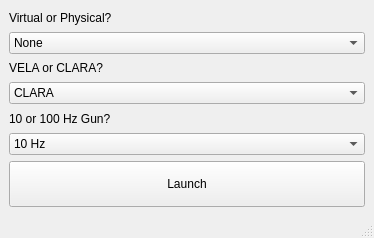
<?xml version="1.0" encoding="UTF-8"?>
<ui version="4.0">
 <class>MainWindow</class>
 <widget class="QMainWindow" name="MainWindow">
  <property name="geometry">
   <rect>
    <x>0</x>
    <y>0</y>
    <width>374</width>
    <height>238</height>
   </rect>
  </property>
  <property name="windowTitle">
   <string>Phase Calibration Launcher</string>
  </property>
  <widget class="QWidget" name="centralwidget">
   <layout class="QGridLayout" name="gridLayout">
    <item row="6" column="0">
     <widget class="QPushButton" name="pushButton">
      <property name="minimumSize">
       <size>
        <width>0</width>
        <height>46</height>
       </size>
      </property>
      <property name="text">
       <string>Launch</string>
      </property>
     </widget>
    </item>
    <item row="3" column="0">
     <widget class="QComboBox" name="comboBox_2">
      <property name="currentIndex">
       <number>1</number>
      </property>
      <item>
       <property name="text">
        <string>VELA</string>
       </property>
      </item>
      <item>
       <property name="text">
        <string>CLARA</string>
       </property>
      </item>
     </widget>
    </item>
    <item row="1" column="0">
     <widget class="QComboBox" name="comboBox">
      <property name="currentIndex">
       <number>0</number>
      </property>
      <item>
       <property name="text">
        <string>None</string>
       </property>
      </item>
      <item>
       <property name="text">
        <string>Virtual</string>
       </property>
      </item>
      <item>
       <property name="text">
        <string>Physical</string>
       </property>
      </item>
     </widget>
    </item>
    <item row="0" column="0">
     <widget class="QLabel" name="label">
      <property name="text">
       <string>Virtual or Physical?</string>
      </property>
     </widget>
    </item>
    <item row="2" column="0">
     <widget class="QLabel" name="label_2">
      <property name="text">
       <string>VELA or CLARA?</string>
      </property>
     </widget>
    </item>
    <item row="4" column="0">
     <widget class="QLabel" name="label_3">
      <property name="text">
       <string>10 or 100 Hz Gun?</string>
      </property>
     </widget>
    </item>
    <item row="5" column="0">
     <widget class="QComboBox" name="comboBox_3">
      <item>
       <property name="text">
        <string>10 Hz</string>
       </property>
      </item>
      <item>
       <property name="text">
        <string>100 Hz</string>
       </property>
      </item>
     </widget>
    </item>
   </layout>
  </widget>
  <widget class="QMenuBar" name="menubar">
   <property name="geometry">
    <rect>
     <x>0</x>
     <y>0</y>
     <width>374</width>
     <height>21</height>
    </rect>
   </property>
  </widget>
  <widget class="QStatusBar" name="statusbar"/>
 </widget>
 <resources/>
 <connections/>
</ui>
